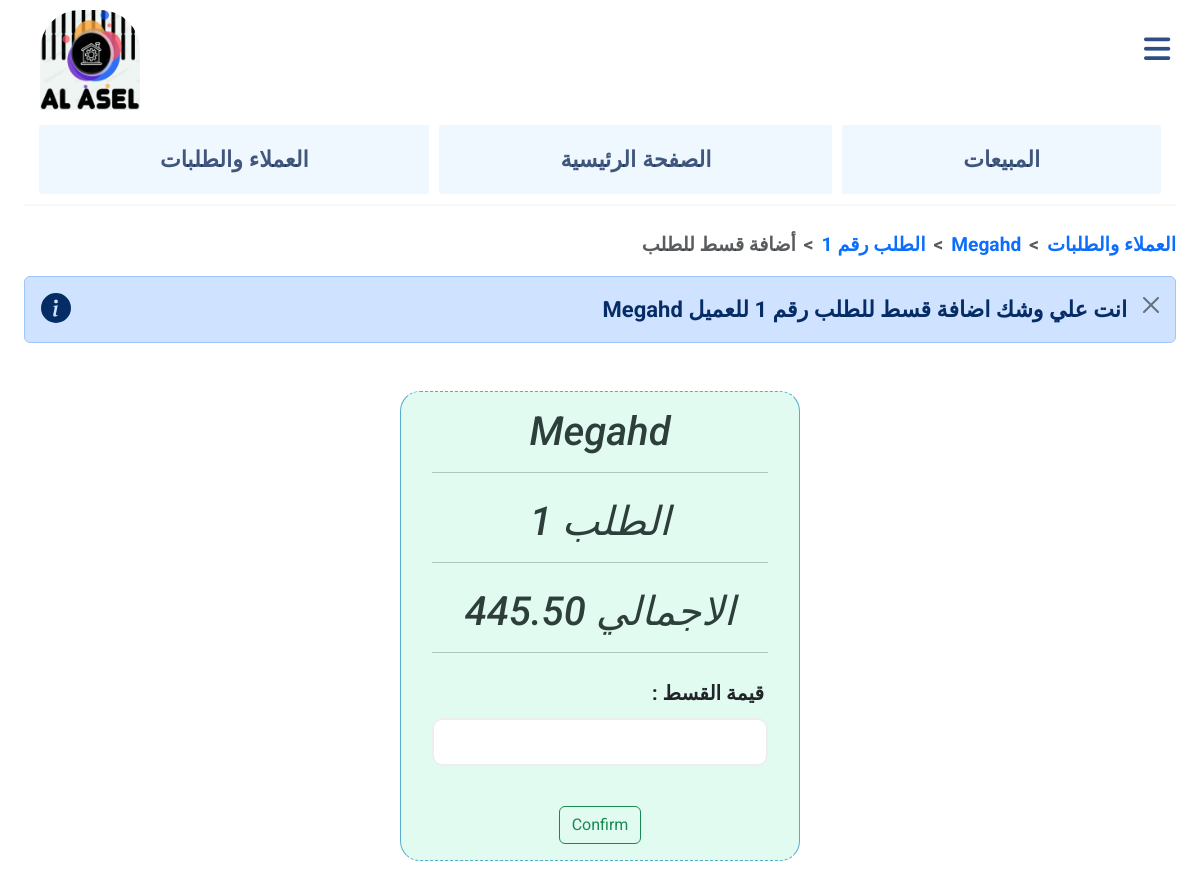
The app's page /put_rest?order_id=1 (signed in) with its own data.
### main/models.py (models this page shows, shortened)
class Order(models.Model):
    customer = models.ForeignKey(Customer, on_delete=models.CASCADE, related_name="orders")
    created_at = models.DateTimeField(null=True, blank=True)
    total_real_price = models.DecimalField(max_digits=10, decimal_places=2, default=0)
    actual_price = models.DecimalField(max_digits=10, decimal_places=2, default=0)
    total_order_price = models.DecimalField(max_digits=10, decimal_places=2, default=0)
    profit = models.DecimalField(max_digits=10, decimal_places=2, default=0, null=True, blank=True)
    discount = models.IntegerField(default = 0, validators=[
            MinValueValidator(-100),
            MaxValueValidator(100)
        ])
    is_gomla = models.BooleanField(default=False)
    is_used = models.BooleanField(default=True)
    is_fully_paid = models.BooleanField(default=True)
    rest_money = models.DecimalField(max_digits=10, decimal_places=2, default=0, null=True, blank=True)

class Customer(models.Model):
    name = models.CharField(max_length=64)
    is_shop = models.BooleanField(default=False)
    is_supplier = models.BooleanField(default=False)
    number = models.PositiveIntegerField(
        unique=True,
        validators=[
            MinValueValidator(1000000001),
            MaxValueValidator(1599999999)
        ]
    )

### main/views.py (the view)
# urls.py: path("put_rest", views.put_rest, name="put_rest"),
@login_required(login_url="/login/")
def put_rest(request):
    try:
        order_id = int(request.GET.get("order_id"))
    except ValueError:
        return render(request, "main/put_rest.html", {
            "err": f"لا يمكن البحث عن طلب ب الاحرف او الرموز"
        })
    order = get_order(order_id)
    if not order:
        return HttpResponseRedirect(f"/order_error/{order_id}")
    if request.method == 'GET':
        return render(request, "main/put_rest.html", {
            "order": order,
        })
    else:
        rest = request.POST["rest_money"]
        order.rest_money = Decimal(rest)
        order.is_fully_paid = False
        order.save()
        return HttpResponseRedirect(f"/order_info/{order_id}")

### main/views.py (called while the page is built)
def get_order(order_id):
    try:
        order = Order.objects.get(id=order_id)
    except Order.DoesNotExist:
        return None
    return order

### main/templates/main/put_rest.html (shortened to what this page needs)
{% extends "main/layout.html" %}
{% block body %}
{% if order %}
    <nav style="--bs-breadcrumb-divider: '<';" aria-label="breadcrumb">
        <ol class="breadcrumb">
        <li class="breadcrumb-item active" aria-current="page">أضافة قسط للطلب</li>
        <li class="breadcrumb-item"><a href="{% url 'main:order_info' order.id%}">{{ order.id }} الطلب رقم </a></li>
        <li class="breadcrumb-item"><a href="{% url 'main:user' order.customer.id%}">{{ order.customer.name }} </a></li>
        <li class="breadcrumb-item"><a href="{% url 'main:users' %}">العملاء والطلبات</a></li>
        </ol>
    </nav>
    {% if not order.is_fully_paid %}
    <div class="alert alert-success d-flex alert-dismissible fade show" role="alert" style="justify-content: center">
        <svg class="bi flex-shrink-0 me-2" width="30" height="30" role="img" aria-label="Success:"><use xlink:href="#check-circle-fill"/></svg>
        <div style="font-size: 22px;">
        {{ order.rest_money }} بالفعل عليه اقساط بقيمة {{ order.customer.name }} الطلب رقم {{ order.id }} للعميل
        </div>
    </div>
    <div style="text-align: center; ">
        <a  style="display:block;" class="submit_button link_a " href="{% url 'main:change_rest' %}?order_id={{ order.id }}"> يمكنك الدفع من هنا</a>
    </div>
    {% else %}
        <div class="alert alert-primary d-flex  alert-dismissible fade show" role="alert" style="justify-content: space-between">
            <svg class="bi flex-shrink-0 me-2" width="30" height="30" role="img" aria-label="Info:"><use xlink:href="#info-fill"/></svg>
            <div style="font-size: 22px;">
            {{ order.customer.name }} انت علي وشك اضافة قسط للطلب رقم {{ order.id }} للعميل
            </div>
            <button type="button" class="btn-close" data-bs-dismiss="alert" aria-label="Close"></button>
        </div>
        <div class="container mt-5 mb-5 d-flex justify-content-center creating_item">
            <div class="card">
                <div class="card-body">
                    <h1>{{ order.customer.name }} </h1>
                    <hr>
                    <h1>{{ order.id }} الطلب</h1>
                    <hr>
                    <h1>{{ order.total_order_price }} الاجمالي</h1>
                    <hr>
                    <form action="{% url 'main:put_rest' %}?order_id={{ order.id }}" method="post">
                        <div class="form-group">
                            <div class="form_label">
                                <label>: قيمة القسط</label>
                            </div>
                            <input class="form-control" type="number" name="rest_money" min="0" max="{{ order.total_order_price }}" required>
                        </div>
                        <div class="form_button">
                        <button type="submit" class="btn btn-outline-success">Confirm</button>
                        </div>
                    </form>
                </div>
            </div>
        </div>
    {% endif %}
{% endif %}
{%endblock%}

### main/static/main/mainn.css (style rules this page uses)
body { padding-left: 2%; padding-right: 2%; font-family: arial; font-weight: bold; margin-top: 0; font-family: Roboto, Arial, sans-serif; }
body { transition: padding-right 0.3s ease; }
h1 { margin: 0; color: rgb(46, 63, 59); }
a { text-decoration: none; }
.card , .card li { background-color: rgba(250, 235, 215, 0.288); padding-left: 15px; padding-right: 15px; }
.breadcrumb { justify-content: flex-end; font-size: larger; }

### records on screen
Order: id "1", customer.name "Megahd", total_order_price "445.50"
